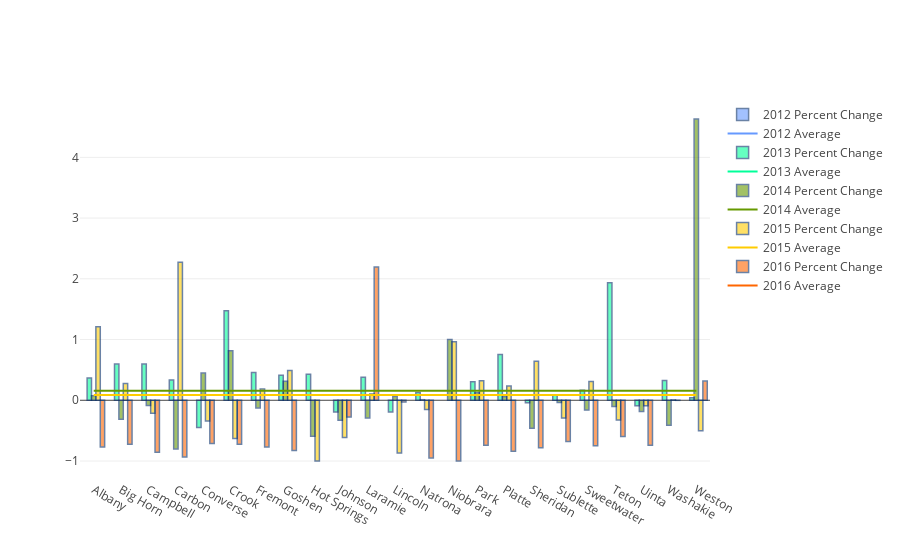

Notebook cell for this chart:
### Code cell
display(HTML('<h2>Percent Change of School Discipline Rates Across All Counties {}-{}</h2>'.format(BEGIN_YEAR,END_YEAR)))
display(HTML("""
<p>
The graph below shows the percent change in educational displine rates from the previous year(i.e. 2013 
shows how much the rate has changed from 2012). Each county is represented along the x-axis, with 5 vertical bars for each 
county representing the educational discipline rate of that county for a particular year. If the bar extends below 
the x-axis then the county experienced decrease in educational discipline incidents, and vice-versa for bars extending 
above the x-axis. The horizontal bars on this graph represent the average percentage of change in incidents for 
the entire state, with lines above the x-axis representing an overall increase in incidents across the state for that
particular year. Similiar to the previous graphs the bars and lines are color coded according to year as represented 
by the legend on the right.
</p>
""".format(BEGIN_YEAR,END_YEAR)))

data = generate_pct_change_data_obj(school_county_rates,BEGIN_YEAR,END_YEAR)
pl.offline.iplot(data, filename='county school pct change in rates over 5 years')

### Figure 1 — Plotly figure (JSON) as saved in the notebook; plotly's stock layout.template omitted (floating-point values rounded to 4 significant figures)
{"data": [{"marker": {"color": "#6699ff", "line": {"color": "rgb(8,48,107)", "width": 1.5}}, "name": "2012 Percent Change", "opacity": 0.6, "textposition": "auto", "type": "bar", "uid": "ae676590-b5f9-11e8-a737-e82aea1df894", "x": ["Albany", "Big Horn", "Campbell", "Carbon", "Converse", "Crook", "Fremont", "Goshen", "Hot Springs", "Johnson", "Laramie", "Lincoln", "Natrona", "Niobrara", "Park", "Platte", "Sheridan", "Sublette", "Sweetwater", "Teton", "Uinta", "Washakie", "Weston"], "y": [null, null, null, null, null, null, null, null, null, null, null, null, null, null, null, null, null, null, null, null, null, null, null]}, {"marker": {"color": "#6699ff", "line": {"color": "rgb(8,48,107)", "width": 1.5}}, "name": "2012 Average", "type": "scatter", "uid": "ae676591-b5f9-11e8-a737-e82aea1df894", "x": ["Albany", "Big Horn", "Campbell", "Carbon", "Converse", "Crook", "Fremont", "Goshen", "Hot Springs", "Johnson", "Laramie", "Lincoln", "Natrona", "Niobrara", "Park", "Platte", "Sheridan", "Sublette", "Sweetwater", "Teton", "Uinta", "Washakie", "Weston"], "y": [null, null, null, null, null, null, null, null, null, null, null, null, null, null, null, null, null, null, null, null, null, null, null]}, {"marker": {"color": "#00ff99", "line": {"color": "rgb(8,48,107)", "width": 1.5}}, "name": "2013 Percent Change", "opacity": 0.6, "textposition": "auto", "type": "bar", "uid": "ae676592-b5f9-11e8-a737-e82aea1df894", "x": ["Albany", "Big Horn", "Campbell", "Carbon", "Converse", "Crook", "Fremont", "Goshen", "Hot Springs", "Johnson", "Laramie", "Lincoln", "Natrona", "Niobrara", "Park", "Platte", "Sheridan", "Sublette", "Sweetwater", "Teton", "Uinta", "Washakie", "Weston"], "y": [0.3678, 0.5952, 0.5966, 0.3355, -0.4496, 1.472, 0.4556, 0.4113, 0.4287, -0.1931, 0.3782, -0.1935, 0.1281, null, 0.3043, 0.7527, -0.03956, 0.08601, 0.1656, 1.935, -0.08958, 0.3256, 0.04078]}, {"marker": {"color": "#00ff99", "line": {"color": "rgb(8,48,107)", "width": 1.5}}, "name": "2013 Average", "type": "scatter", "uid": "ae676593-b5f9-11e8-a737-e82aea1df894", "x": ["Albany", "Big Horn", "Campbell", "Carbon", "Converse", "Crook", "Fremont", "Goshen", "Hot Springs", "Johnson", "Laramie", "Lincoln", "Natrona", "Niobrara", "Park", "Platte", "Sheridan", "Sublette", "Sweetwater", "Teton", "Uinta", "Washakie", "Weston"], "y": [null, null, null, null, null, null, null, null, null, null, null, null, null, null, null, null, null, null, null, null, null, null, null]}, {"marker": {"color": "#669900", "line": {"color": "rgb(8,48,107)", "width": 1.5}}, "name": "2014 Percent Change", "opacity": 0.6, "textposition": "auto", "type": "bar", "uid": "ae676594-b5f9-11e8-a737-e82aea1df894", "x": ["Albany", "Big Horn", "Campbell", "Carbon", "Converse", "Crook", "Fremont", "Goshen", "Hot Springs", "Johnson", "Laramie", "Lincoln", "Natrona", "Niobrara", "Park", "Platte", "Sheridan", "Sublette", "Sweetwater", "Teton", "Uinta", "Washakie", "Weston"], "y": [0.07449, -0.3119, -0.08595, -0.8011, 0.4485, 0.8144, -0.1259, 0.3147, -0.5913, -0.3284, -0.2901, 0.06243, 0.00962, 1, 0.1247, 0.05773, -0.4595, -0.03659, -0.162, -0.103, -0.1833, -0.4117, 4.631]}, {"marker": {"color": "#669900", "line": {"color": "rgb(8,48,107)", "width": 1.5}}, "name": "2014 Average", "type": "scatter", "uid": "ae676595-b5f9-11e8-a737-e82aea1df894", "x": ["Albany", "Big Horn", "Campbell", "Carbon", "Converse", "Crook", "Fremont", "Goshen", "Hot Springs", "Johnson", "Laramie", "Lincoln", "Natrona", "Niobrara", "Park", "Platte", "Sheridan", "Sublette", "Sweetwater", "Teton", "Uinta", "Washakie", "Weston"], "y": [0.1586, 0.1586, 0.1586, 0.1586, 0.1586, 0.1586, 0.1586, 0.1586, 0.1586, 0.1586, 0.1586, 0.1586, 0.1586, 0.1586, 0.1586, 0.1586, 0.1586, 0.1586, 0.1586, 0.1586, 0.1586, 0.1586, 0.1586]}, {"marker": {"color": "#ffcc00", "line": {"color": "rgb(8,48,107)", "width": 1.5}}, "name": "2015 Percent Change", "opacity": 0.6, "textposition": "auto", "type": "bar", "uid": "ae676596-b5f9-11e8-a737-e82aea1df894", "x": ["Albany", "Big Horn", "Campbell", "Carbon", "Converse", "Crook", "Fremont", "Goshen", "Hot Springs", "Johnson", "Laramie", "Lincoln", "Natrona", "Niobrara", "Park", "Platte", "Sheridan", "Sublette", "Sweetwater", "Teton", "Uinta", "Washakie", "Weston"], "y": [1.209, 0.2778, -0.2125, 2.271, -0.3414, -0.6307, 0.1852, 0.4896, -1, -0.6127, 0.1038, -0.8693, -0.153, 0.9615, 0.3214, 0.2342, 0.641, -0.2932, 0.3102, -0.3262, -0.08886, 0.006974, -0.5009]}, {"marker": {"color": "#ffcc00", "line": {"color": "rgb(8,48,107)", "width": 1.5}}, "name": "2015 Average", "type": "scatter", "uid": "ae676597-b5f9-11e8-a737-e82aea1df894", "x": ["Albany", "Big Horn", "Campbell", "Carbon", "Converse", "Crook", "Fremont", "Goshen", "Hot Springs", "Johnson", "Laramie", "Lincoln", "Natrona", "Niobrara", "Park", "Platte", "Sheridan", "Sublette", "Sweetwater", "Teton", "Uinta", "Washakie", "Weston"], "y": [0.08621, 0.08621, 0.08621, 0.08621, 0.08621, 0.08621, 0.08621, 0.08621, 0.08621, 0.08621, 0.08621, 0.08621, 0.08621, 0.08621, 0.08621, 0.08621, 0.08621, 0.08621, 0.08621, 0.08621, 0.08621, 0.08621, 0.08621]}, {"marker": {"color": "#ff6600", "line": {"color": "rgb(8,48,107)", "width": 1.5}}, "name": "2016 Percent Change", "opacity": 0.6, "textposition": "auto", "type": "bar", "uid": "ae676598-b5f9-11e8-a737-e82aea1df894", "x": ["Albany", "Big Horn", "Campbell", "Carbon", "Converse", "Crook", "Fremont", "Goshen", "Hot Springs", "Johnson", "Laramie", "Lincoln", "Natrona", "Niobrara", "Park", "Platte", "Sheridan", "Sublette", "Sweetwater", "Teton", "Uinta", "Washakie", "Weston"], "y": [-0.7684, -0.7257, -0.8576, -0.9326, -0.713, -0.7259, -0.7691, -0.8283, null, -0.277, 2.196, -0.02955, -0.9493, -1, -0.7388, -0.84, -0.7825, -0.6786, -0.7507, -0.5965, -0.7393, -0.001177, 0.3162]}, {"marker": {"color": "#ff6600", "line": {"color": "rgb(8,48,107)", "width": 1.5}}, "name": "2016 Average", "type": "scatter", "uid": "ae676599-b5f9-11e8-a737-e82aea1df894", "x": ["Albany", "Big Horn", "Campbell", "Carbon", "Converse", "Crook", "Fremont", "Goshen", "Hot Springs", "Johnson", "Laramie", "Lincoln", "Natrona", "Niobrara", "Park", "Platte", "Sheridan", "Sublette", "Sweetwater", "Teton", "Uinta", "Washakie", "Weston"], "y": [null, null, null, null, null, null, null, null, null, null, null, null, null, null, null, null, null, null, null, null, null, null, null]}], "layout": {}}
